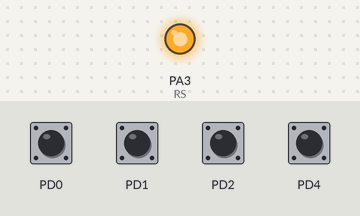
Recording of a program running on a simulated ATmega32, built with avr-gcc and emulated at 16 MHz. On the bench: output pins drawn as LEDs (lit = HIGH). Wiring (inferred from the names in the program): 4×4 keypad with keys 1 2 3 + 4 5 6 - 7 8 9 * c 0 = /: rows PC5, PC4, PC3, PC2; columns PD3, PD5, PD6, PD7. Inputs (shaded band) come from the test bench; at power-on: PD0–2, PD4 HIGH. Pins used as bus, display or sensor lines are not drawn.

Above: at 0.3 s.
Timing chart, 0 to 1.8 s (numbered marks = the images above):
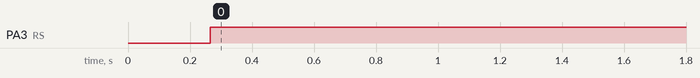

The program:

main.cpp
```cpp
#include "common.h"
#include "lcd.h"
#include "keypad.h"
#include "calculator.h"

int main(void)
{
	LCDDDR |= LCDMask;
	DDRA |= 1 << enable | 1 << RS;
	DDRC &= ~(rMask);
	DDRD &= ~(cMask);

	LCDInit();
	sendData('A');

	while(1) {

		call_keypad();

		unsigned char letter = rowColDecoder_keypad(rowCol);

		if (letter) {
			if (letter == 'c') {
				res = 0;
				operands[0] = 0;
				operands[1] = 0;
				op = 0x00;
				opSelect = 0;
				zeroDiv = 0;
				idle = 0;
				sendCommand(0x01);
				_delay_ms(60);
			} else if (!idle && letter == '=') {
				sendCommand(0x94);
				sendData('=');
				calculate();
				if (zeroDiv) {
					sendDataString(zeroDivMsg);
				}
				else {
					itoa(res, buffer, 10);
					sendDataString(buffer);
				}
				idle = 1;

			} else if (!idle){
				operate(letter);
				sendData(letter);
			}
			_delay_ms(300);
		}
	}

	return 0;
}
```

calculator.cpp
```cpp
#include "calculator.h"

int res = 0;
int operands[] = {0,0};
unsigned char op = 0x00;
bool opSelect = 0, zeroDiv = 0;
char buffer[12];
char *zeroDivMsg = "Zero Division Error";
bool idle = 0;

int dtoi (unsigned char s){
	return (int) s - 48;
}

void operate (unsigned char digit){
	if (digit == '+' || digit == '-' || digit == '*' || digit == '/') {
		opSelect = !opSelect;
		op = digit;
		return;
	}

	int dig = dtoi(digit), operand = (!opSelect)?operands[0]:operands[1];
	operand = operand * 10 + dig;
	if (!opSelect) operands[0] = operand;
	else operands[1] = operand;
}

void calculate(){
	if (op == '+') res = operands[0] + operands[1];
	else if (op == '-') res = operands[0] - operands[1];
	else if (op == '*') res = operands[0] * operands[1];
	else {
		if (operands[1] == 0) {
			zeroDiv = 1;
			return;
		}
		res = operands[0] / operands[1];
	}
}
```

calculator.h
```cpp
#ifndef CALCULATOR_H
#define CALCULATOR_H

#include "common.h"

int dtoi (unsigned char s);					// digit to int
void operate (unsigned char digit);
void calculate();
void printRes();

extern int res;
extern int operands[2];
extern unsigned char op;
extern bool opSelect, zeroDiv;
extern char buffer[12];
extern char *zeroDivMsg;
extern bool idle;

#endif
```

common.h
```cpp
#ifndef COMMON_H
#define COMMON_H

#include <avr/io.h>
#include <stdlib.h>

#define F_CPU 16000000UL
#include <util/delay.h>

#endif
```

keypad.cpp
```cpp
#include "keypad.h"

unsigned char rowCol = 0x00;

void rowEn_KeyPad (unsigned char r){
	DDRC |= 1<<r;
	PORTC &= ~(1<<r);
	rowCol = 1<<(r+2);
	colScan_keypad();
	DDRC ^= 1<<r;
}

void colRead_keyPad (unsigned char c){
	// 3. Fixed the c3 and c4 typo
	unsigned char m = (c==c1)?0x08:(c==c2)?0x04:(c==c3)?0x02:(c==c4)?0x01:0x00;

	if(!(PIND & (1<<c))){
		// 4. Fixed the bitshift overflow (m is already the mask)
		rowCol |= m;
	}
}

void colScan_keypad(){
	colRead_keyPad(c1);
	colRead_keyPad(c2);
	colRead_keyPad(c3);
	colRead_keyPad(c4);
}

void call_keypad(){
	rowCol = 0; // Clear any previous state

	// 2. Abort scanning if a column press (lower 4 bits) is detected
	rowEn_KeyPad(r1); if(rowCol & 0x0F) return;
	rowEn_KeyPad(r2); if(rowCol & 0x0F) return;
	rowEn_KeyPad(r3); if(rowCol & 0x0F) return;
	rowEn_KeyPad(r4); if(rowCol & 0x0F) return;
}

unsigned char rowColDecoder_keypad (unsigned char rowCol){
	unsigned char letter = 0x00;
	switch (rowCol)
	{
		case 0x88:
		letter = '1';
		break;
		case 0x84:
		letter = '2';
		break;
		case 0x82:
		letter = '3';
		break;
		case 0x81:
		letter = '+';
		break;
		case 0x48:
		letter = '4';
		break;
		case 0x44:
		letter = '5';
		break;
		case 0x42:
		letter = '6';
		break;
		case 0x41:
		letter = '-';
		break;
		case 0x28:
		letter = '7';
		break;
		case 0x24:
		letter = '8';
		break;
		case 0x22:
		letter = '9';
		break;
		case 0x21:
		letter = '*';
		break;
		case 0x18:
		letter = 'c';
		break;
		case 0x14:
		letter = '0';
		break;
		case 0x12:
		letter = '=';
		break;
		case 0x11:
		letter = '/';
		break;
		default:
		letter = 0x00;
		break;
	}

	return letter;
}
```

keypad.h
```cpp
#ifndef KEYPAD_H
#define KEYPAD_H

#include "common.h"

#define rMask 0b00111100
#define r1 PORTC5
#define r2 PORTC4
#define r3 PORTC3
#define r4 PORTC2

#define cMask 0b11101000
#define c1 PORTD7
#define c2 PORTD6
#define c3 PORTD5
#define c4 PORTD3

extern unsigned char rowCol;                // register to hold current row and column the 4 High bits for 4 rows and the 4 low bits for the columns

unsigned char rowColDecoder_keypad (unsigned char rowCol);
void colRead_keyPad (unsigned char c);
void colScan_keypad();
void rowEn_KeyPad (unsigned char r);
void call_keypad();


#endif
```

lcd.cpp
```cpp
#include "lcd.h"

void updateLCD() {

	PORTA |= 1 << enable;                     //Enable
	asm volatile ("nop");
	asm volatile ("nop");
	PORTA &= ~1 << enable;                    //Disable
}

void sendCommand(unsigned char command) {
	PORTA &= ~(1 << RS);     //Set RS low (write command)
	LCDPort |= ((((command >> 4) & ~0x07) << 1) | ((command >> 4) & 0x07)) & LCDMask;             //Send 4 ms bits
	updateLCD();
	LCDPort &= ~LCDMask;
	LCDPort |= (((command & ~0x07) << 1) | (command & 0x07)) & LCDMask;                    //Send 4 ls bits
	updateLCD();
	LCDPort &= ~LCDMask;                             //Clear data lines

}

void sendData(unsigned char character) {
	_delay_ms(5);
	PORTA |= 1 << RS;                 //Set R/W low and RS high (write data)
	LCDPort |= ((((character >> 4) & ~0x07) << 1) | ((character >> 4) & 0x07)) & LCDMask;           //Send 4 ms bits
	updateLCD();
	LCDPort &= ~LCDMask;
	PORTA |= 1 << RS;
	LCDPort |= (((character & ~0x07) << 1) | (character & 0x07)) & LCDMask;                //Send 4 ls bits
	updateLCD();
	LCDPort &= ~LCDMask;                             //Clear data lines
}

void sendInitCommand(unsigned char command) {

	PORTA &= ~(1 << RS);     // Set RS low (write command)
	LCDPort |= (((command & ~0x07) << 1) | (command & 0x07)) & LCDMask;
	updateLCD();
	LCDPort &= ~LCDMask;                             //Clear data lines
}

void LCDInit(){
	_delay_ms(100);                              //Wait for LCD to boot
	sendInitCommand(0x3);                        //Init function set 1
	_delay_ms(100);
	sendInitCommand(0x3);                        //Init function set 2
	_delay_us(100);
	sendInitCommand(0x3);                        //Init function set 3
	_delay_us(100);
	sendInitCommand(0x2);                        //Function set (set 4 bit mode)
	_delay_us(100);
	sendInitCommand(0x28);                       //Funcion set I=1, N=0, F=0
	//sendInitCommand(0x8);
	_delay_us(60);
	sendInitCommand(0x8);                        //On/off control D=0, C=0, B=0
	//sendInitCommand(0x8);
	_delay_us(60);
	sendCommand(0x01);                           //Clear display
	//sendInitCommand(0x1);
	_delay_ms(60);
	sendCommand(0x06);                           //Entry mode set I/D=1, S=0
	//sendInitCommand(0x6);
	_delay_us(60);
	sendCommand(0x0C);                           //On/off control D=1, C=0, B=0
	//sendInitCommand(0xC);
	_delay_us(60);
}

void sendDataString(char* str) {
	int i = 0;

	while (str[i] != '\0') {
		sendData(str[i]); // Send the current character to the LCD
		i++;              // Move to the next character
	}
}
```

lcd.h
```cpp
#ifndef LCD_H
#define LCD_H

#include "common.h"

#define LCDMask (1 | 1<<1 | 1<<2 | 1<<4)
#define LCDPort PORTB
#define LCDDDR  DDRB
#define enable 2        //Enable = on
#define RS 3            //Send command = off, send data = on

void updateLCD(void);
void sendCommand(unsigned char command);
void sendData(unsigned char character);
void sendDataString(char* str);
void sendInitCommand(unsigned char command);
void LCDInit();

#endif
```

Measured:
- by itself, PA3 (RS): LOW → HIGH at 0.27 s
